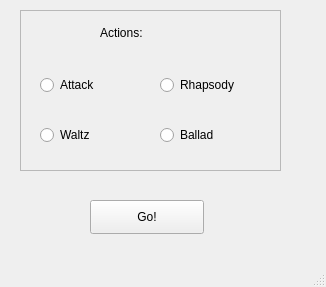
<?xml version="1.0" encoding="UTF-8"?>
<ui version="4.0">
 <class>Battle</class>
 <widget class="QMainWindow" name="Battle">
  <property name="geometry">
   <rect>
    <x>0</x>
    <y>0</y>
    <width>326</width>
    <height>287</height>
   </rect>
  </property>
  <property name="windowTitle">
   <string>MainWindow</string>
  </property>
  <widget class="QWidget" name="centralwidget">
   <widget class="QFrame" name="frame_middle">
    <property name="geometry">
     <rect>
      <x>20</x>
      <y>10</y>
      <width>261</width>
      <height>161</height>
     </rect>
    </property>
    <property name="frameShape">
     <enum>QFrame::StyledPanel</enum>
    </property>
    <property name="frameShadow">
     <enum>QFrame::Raised</enum>
    </property>
    <widget class="QRadioButton" name="radioButton_attack">
     <property name="geometry">
      <rect>
       <x>20</x>
       <y>60</y>
       <width>131</width>
       <height>30</height>
      </rect>
     </property>
     <property name="text">
      <string>Attack</string>
     </property>
    </widget>
    <widget class="QRadioButton" name="radioButton_waltz">
     <property name="geometry">
      <rect>
       <x>20</x>
       <y>110</y>
       <width>131</width>
       <height>30</height>
      </rect>
     </property>
     <property name="text">
      <string>Waltz</string>
     </property>
    </widget>
    <widget class="QRadioButton" name="radioButton_rhapsody">
     <property name="geometry">
      <rect>
       <x>140</x>
       <y>60</y>
       <width>131</width>
       <height>30</height>
      </rect>
     </property>
     <property name="text">
      <string>Rhapsody</string>
     </property>
    </widget>
    <widget class="QRadioButton" name="radioButton_ballad">
     <property name="geometry">
      <rect>
       <x>140</x>
       <y>110</y>
       <width>131</width>
       <height>30</height>
      </rect>
     </property>
     <property name="text">
      <string>Ballad</string>
     </property>
    </widget>
    <widget class="QLabel" name="label_actions">
     <property name="geometry">
      <rect>
       <x>80</x>
       <y>10</y>
       <width>90</width>
       <height>26</height>
      </rect>
     </property>
     <property name="text">
      <string>Actions:</string>
     </property>
    </widget>
   </widget>
   <widget class="QPushButton" name="pushButton_go">
    <property name="geometry">
     <rect>
      <x>90</x>
      <y>200</y>
      <width>114</width>
      <height>34</height>
     </rect>
    </property>
    <property name="autoFillBackground">
     <bool>false</bool>
    </property>
    <property name="text">
     <string>Go!</string>
    </property>
   </widget>
  </widget>
  <widget class="QMenuBar" name="menubar">
   <property name="geometry">
    <rect>
     <x>0</x>
     <y>0</y>
     <width>326</width>
     <height>22</height>
    </rect>
   </property>
  </widget>
  <widget class="QStatusBar" name="statusbar"/>
 </widget>
 <resources/>
 <connections/>
</ui>
